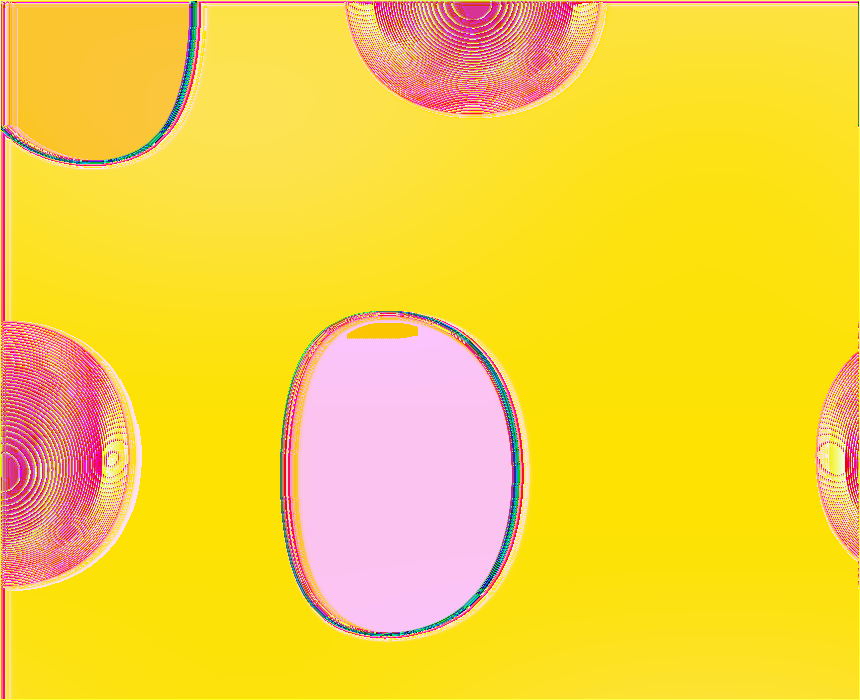
Frame 1 (no input)
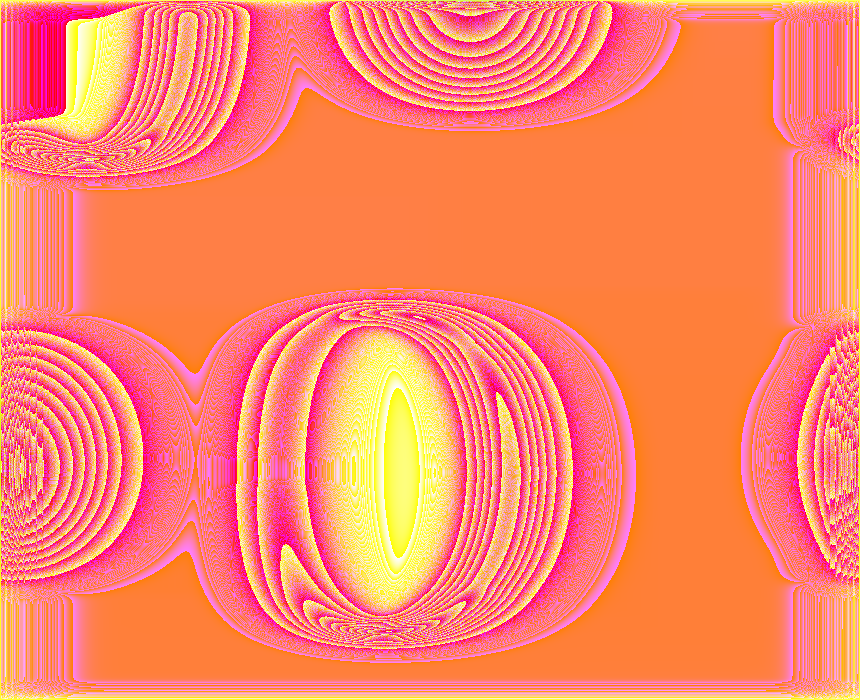
Frame 60 (the mouse pressed at the canvas centre just before this capture)
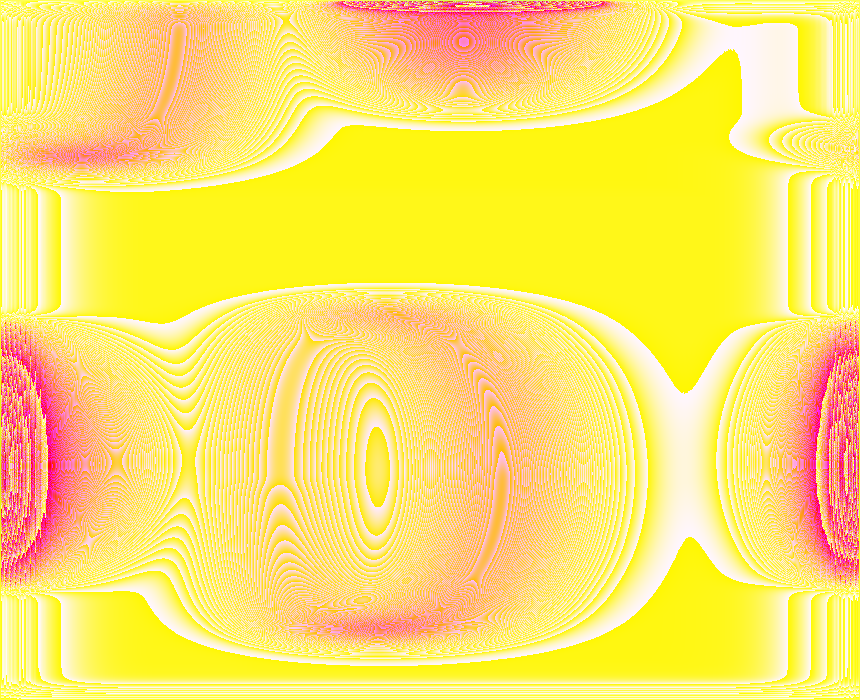
Frame 120 (the mouse held since frame 60 and released just before this capture)

The Processing sketch that drew these frames (run headless with seeded random() and noise(); from frame 60 on, the mouse is pressed at the canvas centre):

// Processing sketch: processing_57636
// ── processing_57636.pde

//Alcys_Convolution22

//point de depart "exploratory convolution" :Bogdan Vera.

/*http://www.openprocessing.org/sketch/57300*/




PImage gfxImage;

float inc;
float perturb;
int delta;
void setup()
{
     perturb = 1.0;
     size(860, 700);
     inc=0.08;
     frameRate(60);
     gfxImage = createImage(width, height, RGB);

     gfxImage.loadPixels();
     for (int x = 0; x< width; x++)
          for (int y = 0; y< height; y++)
          {
               float sx = sin((float)x/150.28);
               float cx = cos((float)x/150.28);
               float sy = sin((float)y/150.28);
               float cy = cos((float)y/150.28);
               gfxImage.pixels[y*width + x] =
               color( 217+38*(3-sy*cx)*(1+cy*cx), 255+ 0.88*(3-cy*cx), 20+ 22*(1.5+sy*sx)*(1+cy), 1.289*(0.1+cx*cy)*(1+sx));
          }
     gfxImage.updatePixels();
}


void draw()
{
     if (perturb>=7.25)
          inc=-0.08f;
     if (perturb<-7.25)
          inc=0.08f;
     perturb+=inc;
     delta=int(perturb);
     println(delta+"    "+perturb);

     background(255);
     gfxImage.loadPixels();
     for (int x = 1; x< width-1; x++)
          for (int y = 1; y< height-1; y++)
          {
               gfxImage.pixels[y*width + x] =  (int)((
               gfxImage.pixels[y*width + x] +
                    gfxImage.pixels[y*width + x-1-delta] +
                    gfxImage.pixels[y*width + x+1+delta] +
                    gfxImage.pixels[(y-1)*width + x] +
                    gfxImage.pixels[(y+1)*width + x] ) / ((5+delta/40.0)*0.999995 ));
          }
     gfxImage.updatePixels();
     image(gfxImage, 0, 0);
}
